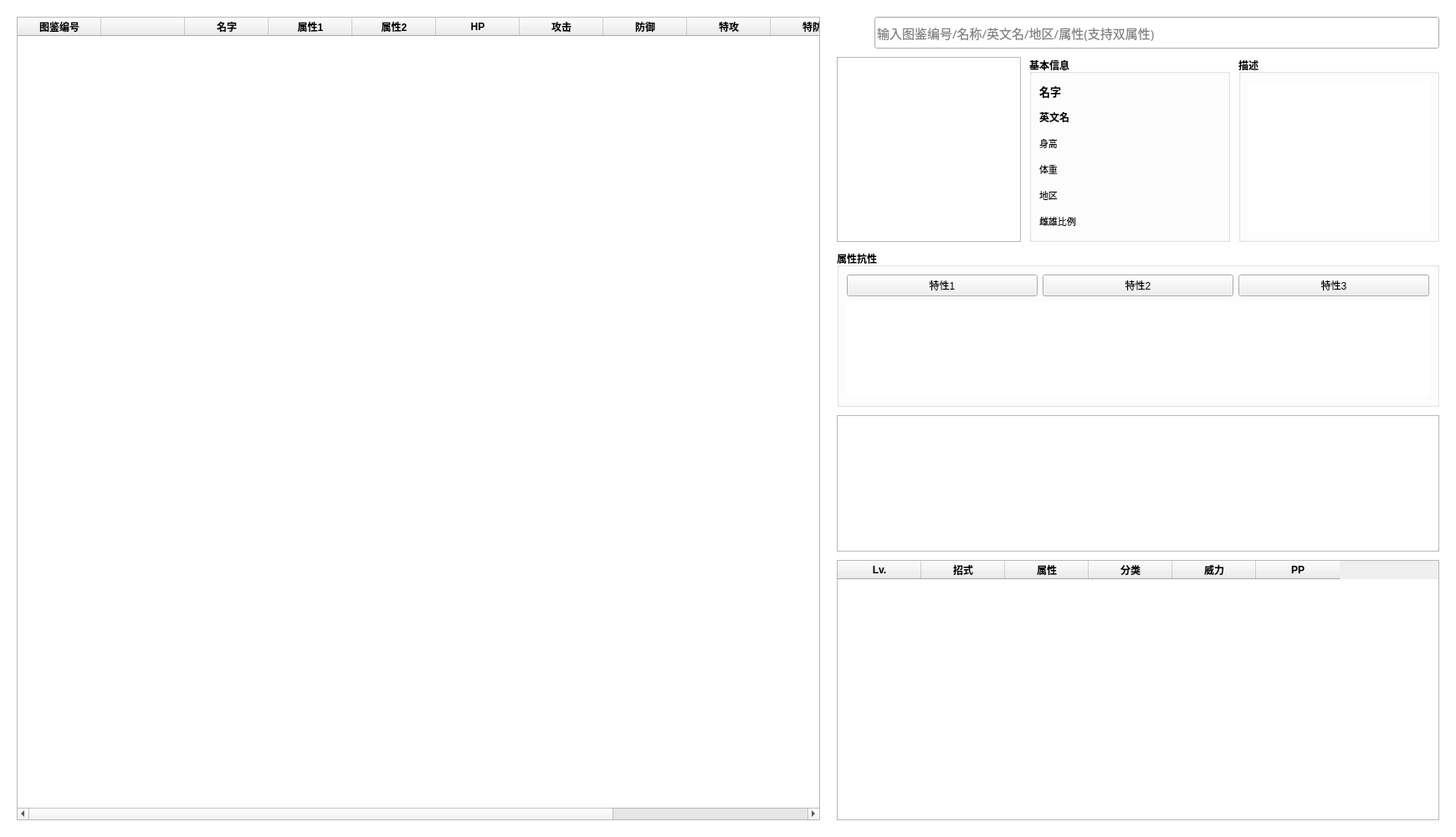
<?xml version="1.0" encoding="UTF-8"?>
<ui version="4.0">
 <author>我不是西药</author>
 <class>Win_PokemonList</class>
 <widget class="QWidget" name="Win_PokemonList">
  <property name="windowModality">
   <enum>Qt::NonModal</enum>
  </property>
  <property name="geometry">
   <rect>
    <x>0</x>
    <y>0</y>
    <width>1740</width>
    <height>1000</height>
   </rect>
  </property>
  <property name="minimumSize">
   <size>
    <width>1740</width>
    <height>1000</height>
   </size>
  </property>
  <property name="windowTitle">
   <string> 精灵</string>
  </property>
  <property name="windowIcon">
   <iconset>
    <normalon>res/icon/pokemon.png</normalon>
   </iconset>
  </property>
  <property name="styleSheet">
   <string notr="true">QWidget#Win_PokemonList { background-color: white; }</string>
  </property>
  <layout class="QHBoxLayout" name="horizontalLayout_3" stretch="960,720">
   <property name="spacing">
    <number>20</number>
   </property>
   <property name="leftMargin">
    <number>20</number>
   </property>
   <property name="topMargin">
    <number>20</number>
   </property>
   <property name="rightMargin">
    <number>20</number>
   </property>
   <property name="bottomMargin">
    <number>20</number>
   </property>
   <item>
    <widget class="QTableWidget" name="tablePokemon">
     <property name="sizePolicy">
      <sizepolicy hsizetype="Preferred" vsizetype="Preferred">
       <horstretch>0</horstretch>
       <verstretch>0</verstretch>
      </sizepolicy>
     </property>
     <property name="focusPolicy">
      <enum>Qt::NoFocus</enum>
     </property>
     <property name="styleSheet">
      <string notr="true">QTableView::item {border-top: 1px solid black; border-bottom: 1px solid black;}
QTableView::item:selected {background-color: rgba(59,130,246,1); color: white;}
QTableView::item:focus {outline: none;}</string>
     </property>
     <property name="editTriggers">
      <set>QAbstractItemView::NoEditTriggers</set>
     </property>
     <property name="selectionMode">
      <enum>QAbstractItemView::SingleSelection</enum>
     </property>
     <property name="selectionBehavior">
      <enum>QAbstractItemView::SelectRows</enum>
     </property>
     <property name="showGrid">
      <bool>false</bool>
     </property>
     <property name="sortingEnabled">
      <bool>true</bool>
     </property>
     <attribute name="verticalHeaderVisible">
      <bool>false</bool>
     </attribute>
     <column>
      <property name="text">
       <string>图鉴编号</string>
      </property>
      <property name="font">
       <font>
        <weight>75</weight>
        <bold>true</bold>
       </font>
      </property>
      <property name="textAlignment">
       <set>AlignCenter</set>
      </property>
      <property name="foreground">
       <brush brushstyle="SolidPattern">
        <color alpha="255">
         <red>0</red>
         <green>0</green>
         <blue>0</blue>
        </color>
       </brush>
      </property>
     </column>
     <column>
      <property name="text">
       <string/>
      </property>
     </column>
     <column>
      <property name="text">
       <string>名字</string>
      </property>
      <property name="font">
       <font>
        <weight>75</weight>
        <bold>true</bold>
       </font>
      </property>
      <property name="textAlignment">
       <set>AlignCenter</set>
      </property>
     </column>
     <column>
      <property name="text">
       <string>属性1</string>
      </property>
      <property name="font">
       <font>
        <weight>75</weight>
        <bold>true</bold>
       </font>
      </property>
      <property name="textAlignment">
       <set>AlignCenter</set>
      </property>
     </column>
     <column>
      <property name="text">
       <string>属性2</string>
      </property>
      <property name="font">
       <font>
        <weight>75</weight>
        <bold>true</bold>
       </font>
      </property>
      <property name="textAlignment">
       <set>AlignCenter</set>
      </property>
     </column>
     <column>
      <property name="text">
       <string>HP</string>
      </property>
      <property name="font">
       <font>
        <weight>75</weight>
        <bold>true</bold>
       </font>
      </property>
      <property name="textAlignment">
       <set>AlignCenter</set>
      </property>
     </column>
     <column>
      <property name="text">
       <string>攻击</string>
      </property>
      <property name="font">
       <font>
        <weight>75</weight>
        <bold>true</bold>
       </font>
      </property>
      <property name="textAlignment">
       <set>AlignCenter</set>
      </property>
     </column>
     <column>
      <property name="text">
       <string>防御</string>
      </property>
      <property name="font">
       <font>
        <weight>75</weight>
        <bold>true</bold>
       </font>
      </property>
      <property name="textAlignment">
       <set>AlignCenter</set>
      </property>
     </column>
     <column>
      <property name="text">
       <string>特攻</string>
      </property>
      <property name="font">
       <font>
        <weight>75</weight>
        <bold>true</bold>
       </font>
      </property>
      <property name="textAlignment">
       <set>AlignCenter</set>
      </property>
     </column>
     <column>
      <property name="text">
       <string>特防</string>
      </property>
      <property name="font">
       <font>
        <weight>75</weight>
        <bold>true</bold>
       </font>
      </property>
      <property name="textAlignment">
       <set>AlignCenter</set>
      </property>
     </column>
     <column>
      <property name="text">
       <string>速度</string>
      </property>
      <property name="font">
       <font>
        <weight>75</weight>
        <bold>true</bold>
       </font>
      </property>
      <property name="textAlignment">
       <set>AlignCenter</set>
      </property>
     </column>
     <column>
      <property name="text">
       <string>合计</string>
      </property>
      <property name="font">
       <font>
        <weight>75</weight>
        <bold>true</bold>
       </font>
      </property>
      <property name="textAlignment">
       <set>AlignCenter</set>
      </property>
     </column>
    </widget>
   </item>
   <item>
    <layout class="QVBoxLayout" name="verticalLayout_2" stretch="40,230,195,170,325">
     <property name="spacing">
      <number>10</number>
     </property>
     <item>
      <layout class="QHBoxLayout" name="horizontalLayout" stretch="40,675">
       <property name="spacing">
        <number>5</number>
       </property>
       <item>
        <widget class="QPushButton" name="pushButton">
         <property name="enabled">
          <bool>false</bool>
         </property>
         <property name="sizePolicy">
          <sizepolicy hsizetype="Preferred" vsizetype="Preferred">
           <horstretch>0</horstretch>
           <verstretch>0</verstretch>
          </sizepolicy>
         </property>
         <property name="focusPolicy">
          <enum>Qt::NoFocus</enum>
         </property>
         <property name="contextMenuPolicy">
          <enum>Qt::NoContextMenu</enum>
         </property>
         <property name="styleSheet">
          <string notr="true">background-color: rgba(255, 255, 255, 0);
border: none;</string>
         </property>
         <property name="text">
          <string/>
         </property>
         <property name="icon">
          <iconset>
           <disabledon>res/icon/search.png</disabledon>
          </iconset>
         </property>
         <property name="iconSize">
          <size>
           <width>40</width>
           <height>40</height>
          </size>
         </property>
         <property name="checkable">
          <bool>false</bool>
         </property>
        </widget>
       </item>
       <item>
        <widget class="QLineEdit" name="searchPokemon">
         <property name="sizePolicy">
          <sizepolicy hsizetype="Preferred" vsizetype="Preferred">
           <horstretch>0</horstretch>
           <verstretch>0</verstretch>
          </sizepolicy>
         </property>
         <property name="font">
          <font>
           <family>微软雅黑</family>
           <pointsize>11</pointsize>
          </font>
         </property>
         <property name="placeholderText">
          <string>输入图鉴编号/名称/英文名/地区/属性(支持双属性)</string>
         </property>
        </widget>
       </item>
      </layout>
     </item>
     <item>
      <layout class="QHBoxLayout" name="horizontalLayout_2" stretch="220,240,240">
       <property name="spacing">
        <number>10</number>
       </property>
       <item>
        <widget class="QGraphicsView" name="PokemonPic">
         <property name="sizePolicy">
          <sizepolicy hsizetype="Preferred" vsizetype="Preferred">
           <horstretch>0</horstretch>
           <verstretch>0</verstretch>
          </sizepolicy>
         </property>
         <property name="frameShape">
          <enum>QFrame::StyledPanel</enum>
         </property>
         <property name="frameShadow">
          <enum>QFrame::Sunken</enum>
         </property>
         <property name="lineWidth">
          <number>1</number>
         </property>
         <property name="midLineWidth">
          <number>0</number>
         </property>
        </widget>
       </item>
       <item>
        <widget class="QGroupBox" name="groupBox_2">
         <property name="font">
          <font>
           <family>Microsoft YaHei UI</family>
           <weight>75</weight>
           <bold>true</bold>
          </font>
         </property>
         <property name="title">
          <string>基本信息</string>
         </property>
         <layout class="QVBoxLayout" name="verticalLayout">
          <item>
           <widget class="QLabel" name="cName">
            <property name="font">
             <font>
              <family>Microsoft YaHei UI</family>
              <pointsize>10</pointsize>
              <weight>75</weight>
              <bold>true</bold>
             </font>
            </property>
            <property name="text">
             <string>名字</string>
            </property>
            <property name="alignment">
             <set>Qt::AlignLeading|Qt::AlignLeft|Qt::AlignVCenter</set>
            </property>
            <property name="textInteractionFlags">
             <set>Qt::TextSelectableByKeyboard|Qt::TextSelectableByMouse</set>
            </property>
           </widget>
          </item>
          <item>
           <widget class="QLabel" name="eName">
            <property name="font">
             <font>
              <family>Microsoft YaHei UI</family>
              <pointsize>9</pointsize>
              <weight>75</weight>
              <italic>false</italic>
              <bold>true</bold>
              <underline>false</underline>
             </font>
            </property>
            <property name="text">
             <string>英文名</string>
            </property>
            <property name="alignment">
             <set>Qt::AlignLeading|Qt::AlignLeft|Qt::AlignVCenter</set>
            </property>
            <property name="textInteractionFlags">
             <set>Qt::TextSelectableByKeyboard|Qt::TextSelectableByMouse</set>
            </property>
           </widget>
          </item>
          <item>
           <widget class="QLabel" name="Height">
            <property name="font">
             <font>
              <family>Microsoft YaHei</family>
              <pointsize>8</pointsize>
             </font>
            </property>
            <property name="text">
             <string>身高</string>
            </property>
            <property name="textInteractionFlags">
             <set>Qt::TextSelectableByKeyboard|Qt::TextSelectableByMouse</set>
            </property>
           </widget>
          </item>
          <item>
           <widget class="QLabel" name="Weight">
            <property name="font">
             <font>
              <family>Microsoft YaHei</family>
              <pointsize>8</pointsize>
             </font>
            </property>
            <property name="text">
             <string>体重</string>
            </property>
            <property name="textInteractionFlags">
             <set>Qt::TextSelectableByKeyboard|Qt::TextSelectableByMouse</set>
            </property>
           </widget>
          </item>
          <item>
           <widget class="QLabel" name="Region">
            <property name="font">
             <font>
              <family>Microsoft YaHei</family>
              <pointsize>8</pointsize>
             </font>
            </property>
            <property name="text">
             <string>地区</string>
            </property>
            <property name="textInteractionFlags">
             <set>Qt::TextSelectableByKeyboard|Qt::TextSelectableByMouse</set>
            </property>
           </widget>
          </item>
          <item>
           <widget class="QLabel" name="sex">
            <property name="font">
             <font>
              <family>Microsoft YaHei</family>
              <pointsize>8</pointsize>
             </font>
            </property>
            <property name="text">
             <string>雌雄比例</string>
            </property>
            <property name="textInteractionFlags">
             <set>Qt::TextSelectableByKeyboard|Qt::TextSelectableByMouse</set>
            </property>
           </widget>
          </item>
         </layout>
        </widget>
       </item>
       <item>
        <widget class="QGroupBox" name="groupBox_3">
         <property name="font">
          <font>
           <family>Microsoft YaHei UI</family>
           <weight>75</weight>
           <bold>true</bold>
          </font>
         </property>
         <property name="title">
          <string>描述</string>
         </property>
         <layout class="QGridLayout" name="gridLayout_2">
          <item row="0" column="0">
           <widget class="QPlainTextEdit" name="Description">
            <property name="enabled">
             <bool>true</bool>
            </property>
            <property name="sizePolicy">
             <sizepolicy hsizetype="Preferred" vsizetype="Preferred">
              <horstretch>0</horstretch>
              <verstretch>0</verstretch>
             </sizepolicy>
            </property>
            <property name="font">
             <font>
              <family>Microsoft YaHei</family>
              <pointsize>9</pointsize>
              <weight>50</weight>
              <bold>false</bold>
             </font>
            </property>
            <property name="styleSheet">
             <string notr="true">color: blue;</string>
            </property>
            <property name="frameShape">
             <enum>QFrame::NoFrame</enum>
            </property>
            <property name="frameShadow">
             <enum>QFrame::Sunken</enum>
            </property>
            <property name="verticalScrollBarPolicy">
             <enum>Qt::ScrollBarAsNeeded</enum>
            </property>
            <property name="horizontalScrollBarPolicy">
             <enum>Qt::ScrollBarAlwaysOff</enum>
            </property>
            <property name="sizeAdjustPolicy">
             <enum>QAbstractScrollArea::AdjustIgnored</enum>
            </property>
            <property name="textInteractionFlags">
             <set>Qt::TextSelectableByKeyboard|Qt::TextSelectableByMouse</set>
            </property>
           </widget>
          </item>
         </layout>
        </widget>
       </item>
      </layout>
     </item>
     <item>
      <widget class="QGroupBox" name="groupBox">
       <property name="font">
        <font>
         <family>Microsoft YaHei UI</family>
         <weight>75</weight>
         <bold>true</bold>
        </font>
       </property>
       <property name="title">
        <string>属性抗性</string>
       </property>
       <layout class="QGridLayout" name="gridLayout">
        <item row="0" column="0">
         <widget class="QPushButton" name="Button_Ability1">
          <property name="sizePolicy">
           <sizepolicy hsizetype="Preferred" vsizetype="Preferred">
            <horstretch>0</horstretch>
            <verstretch>0</verstretch>
           </sizepolicy>
          </property>
          <property name="text">
           <string>特性1</string>
          </property>
         </widget>
        </item>
        <item row="1" column="0" colspan="3">
         <widget class="QTableWidget" name="type_def">
          <property name="sizePolicy">
           <sizepolicy hsizetype="Preferred" vsizetype="Preferred">
            <horstretch>0</horstretch>
            <verstretch>0</verstretch>
           </sizepolicy>
          </property>
          <property name="font">
           <font>
            <family>Microsoft YaHei</family>
            <pointsize>8</pointsize>
            <weight>75</weight>
            <bold>true</bold>
           </font>
          </property>
          <property name="focusPolicy">
           <enum>Qt::NoFocus</enum>
          </property>
          <property name="frameShape">
           <enum>QFrame::NoFrame</enum>
          </property>
          <property name="verticalScrollBarPolicy">
           <enum>Qt::ScrollBarAlwaysOff</enum>
          </property>
          <property name="horizontalScrollBarPolicy">
           <enum>Qt::ScrollBarAlwaysOff</enum>
          </property>
          <property name="editTriggers">
           <set>QAbstractItemView::NoEditTriggers</set>
          </property>
          <property name="tabKeyNavigation">
           <bool>false</bool>
          </property>
          <property name="showDropIndicator" stdset="0">
           <bool>false</bool>
          </property>
          <property name="dragDropOverwriteMode">
           <bool>false</bool>
          </property>
          <property name="selectionMode">
           <enum>QAbstractItemView::NoSelection</enum>
          </property>
          <property name="showGrid">
           <bool>false</bool>
          </property>
          <property name="gridStyle">
           <enum>Qt::SolidLine</enum>
          </property>
          <property name="wordWrap">
           <bool>false</bool>
          </property>
          <property name="cornerButtonEnabled">
           <bool>false</bool>
          </property>
          <attribute name="horizontalHeaderVisible">
           <bool>false</bool>
          </attribute>
          <attribute name="verticalHeaderVisible">
           <bool>false</bool>
          </attribute>
          <row>
           <property name="text">
            <string>1</string>
           </property>
          </row>
          <row>
           <property name="text">
            <string>2</string>
           </property>
          </row>
          <row>
           <property name="text">
            <string>3</string>
           </property>
          </row>
          <column>
           <property name="text">
            <string>1</string>
           </property>
          </column>
          <column>
           <property name="text">
            <string>2</string>
           </property>
          </column>
          <column>
           <property name="text">
            <string>3</string>
           </property>
          </column>
          <column>
           <property name="text">
            <string>4</string>
           </property>
          </column>
          <column>
           <property name="text">
            <string>5</string>
           </property>
          </column>
          <column>
           <property name="text">
            <string>6</string>
           </property>
          </column>
         </widget>
        </item>
        <item row="0" column="1">
         <widget class="QPushButton" name="Button_Ability2">
          <property name="sizePolicy">
           <sizepolicy hsizetype="Preferred" vsizetype="Preferred">
            <horstretch>0</horstretch>
            <verstretch>0</verstretch>
           </sizepolicy>
          </property>
          <property name="text">
           <string>特性2</string>
          </property>
         </widget>
        </item>
        <item row="0" column="2">
         <widget class="QPushButton" name="Button_Ability3">
          <property name="sizePolicy">
           <sizepolicy hsizetype="Preferred" vsizetype="Preferred">
            <horstretch>0</horstretch>
            <verstretch>0</verstretch>
           </sizepolicy>
          </property>
          <property name="text">
           <string>特性3</string>
          </property>
         </widget>
        </item>
       </layout>
      </widget>
     </item>
     <item>
      <widget class="QTableWidget" name="tableEvol">
       <property name="sizePolicy">
        <sizepolicy hsizetype="Preferred" vsizetype="Preferred">
         <horstretch>0</horstretch>
         <verstretch>0</verstretch>
        </sizepolicy>
       </property>
       <property name="focusPolicy">
        <enum>Qt::NoFocus</enum>
       </property>
       <property name="styleSheet">
        <string notr="true">QTableView::item:selected {background-color: rgba(59,130,246,1); color: white;}  /* 选中行的样式 */
QTableView::item:focus {outline: none;}  /* 隐藏焦点边框 */</string>
       </property>
       <property name="horizontalScrollBarPolicy">
        <enum>Qt::ScrollBarAsNeeded</enum>
       </property>
       <property name="editTriggers">
        <set>QAbstractItemView::NoEditTriggers</set>
       </property>
       <property name="selectionMode">
        <enum>QAbstractItemView::SingleSelection</enum>
       </property>
       <property name="selectionBehavior">
        <enum>QAbstractItemView::SelectRows</enum>
       </property>
       <property name="showGrid">
        <bool>false</bool>
       </property>
       <attribute name="horizontalHeaderVisible">
        <bool>false</bool>
       </attribute>
       <attribute name="verticalHeaderVisible">
        <bool>false</bool>
       </attribute>
       <column>
        <property name="text">
         <string>空白</string>
        </property>
       </column>
       <column>
        <property name="text">
         <string>Pokemon1</string>
        </property>
       </column>
       <column>
        <property name="text">
         <string>进化</string>
        </property>
       </column>
       <column>
        <property name="text">
         <string>Pokemon2</string>
        </property>
       </column>
       <column>
        <property name="text">
         <string>进化条件</string>
        </property>
       </column>
      </widget>
     </item>
     <item>
      <widget class="QTableWidget" name="tableMove">
       <property name="sizePolicy">
        <sizepolicy hsizetype="Preferred" vsizetype="Preferred">
         <horstretch>0</horstretch>
         <verstretch>0</verstretch>
        </sizepolicy>
       </property>
       <property name="font">
        <font>
         <family>Microsoft YaHei UI</family>
         <weight>50</weight>
         <bold>false</bold>
        </font>
       </property>
       <property name="focusPolicy">
        <enum>Qt::NoFocus</enum>
       </property>
       <property name="styleSheet">
        <string notr="true">QTableView::item {border-top: 1px solid black; border-bottom: 1px solid black;}
QTableView::item:selected {background-color: rgba(59,130,246,1); color: white;}
QTableView::item:focus {outline: none;}</string>
       </property>
       <property name="editTriggers">
        <set>QAbstractItemView::NoEditTriggers</set>
       </property>
       <property name="selectionMode">
        <enum>QAbstractItemView::SingleSelection</enum>
       </property>
       <property name="selectionBehavior">
        <enum>QAbstractItemView::SelectRows</enum>
       </property>
       <property name="showGrid">
        <bool>false</bool>
       </property>
       <attribute name="horizontalHeaderVisible">
        <bool>true</bool>
       </attribute>
       <attribute name="verticalHeaderVisible">
        <bool>false</bool>
       </attribute>
       <column>
        <property name="text">
         <string>Lv.</string>
        </property>
        <property name="font">
         <font>
          <weight>75</weight>
          <bold>true</bold>
         </font>
        </property>
        <property name="textAlignment">
         <set>AlignCenter</set>
        </property>
       </column>
       <column>
        <property name="text">
         <string>招式</string>
        </property>
        <property name="font">
         <font>
          <weight>75</weight>
          <bold>true</bold>
         </font>
        </property>
        <property name="textAlignment">
         <set>AlignCenter</set>
        </property>
       </column>
       <column>
        <property name="text">
         <string>属性</string>
        </property>
        <property name="font">
         <font>
          <weight>75</weight>
          <bold>true</bold>
         </font>
        </property>
        <property name="textAlignment">
         <set>AlignCenter</set>
        </property>
       </column>
       <column>
        <property name="text">
         <string>分类</string>
        </property>
        <property name="font">
         <font>
          <weight>75</weight>
          <bold>true</bold>
         </font>
        </property>
        <property name="textAlignment">
         <set>AlignCenter</set>
        </property>
       </column>
       <column>
        <property name="text">
         <string>威力</string>
        </property>
        <property name="font">
         <font>
          <weight>75</weight>
          <bold>true</bold>
         </font>
        </property>
        <property name="textAlignment">
         <set>AlignCenter</set>
        </property>
       </column>
       <column>
        <property name="text">
         <string>PP</string>
        </property>
        <property name="font">
         <font>
          <weight>75</weight>
          <bold>true</bold>
         </font>
        </property>
        <property name="textAlignment">
         <set>AlignCenter</set>
        </property>
       </column>
      </widget>
     </item>
    </layout>
   </item>
  </layout>
 </widget>
 <resources/>
 <connections/>
</ui>
